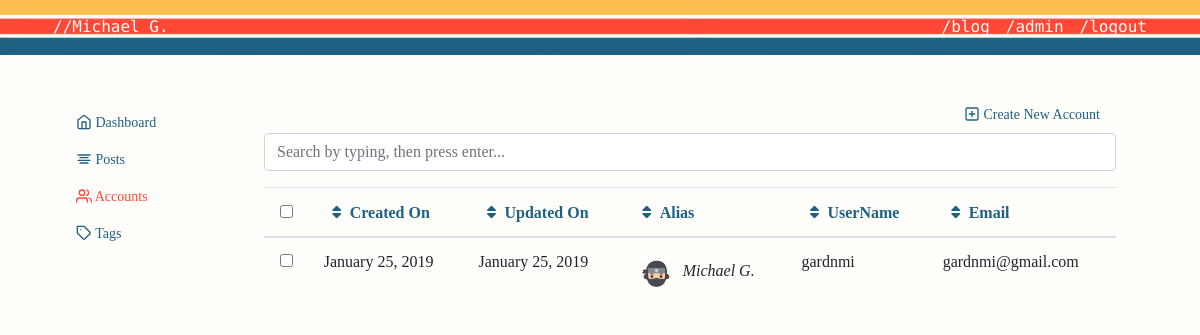
The app's page /admin/users (signed in) with its own data.
### personal_blog/models.py (models this page shows, shortened)
class User(ResourceMixin, UserMixin, db.Model):
    id = db.Column(db.Integer, primary_key=True)
    username = db.Column(db.String(20), unique=True, nullable=False)
    alias = db.Column(db.String(20), unique=True, nullable=False)
    email = db.Column(db.String(120), unique=True, nullable=False)
    image_file = db.Column(db.String(20), nullable=False, default='default.jpg')
    password = db.Column(db.String(60), nullable=False)
    posts = db.relationship('Post', backref='author', lazy=True)

### personal_blog/views.py (the view)
@app.route("/admin/users", methods=['GET', 'POST'])
@login_required
def admin_users():
    search_form = SearchForm()
    bulk_form = BulkDeleteForm()
    sort_by = User.sort_by(request.args.get('sort', 'created_on'),
                           request.args.get('direction', 'desc'))
    order_values = '{0} {1}'.format(sort_by[0], sort_by[1])
    search = '%{0}%'.format(request.args.get('q', ''))
    users = User.query \
        .filter(or_(User.alias.ilike(search), User.username.ilike(search))) \
        .order_by(text(order_values)).all()
    return render_template('admin_users.html', form=search_form, bulk_form=bulk_form, users=users, title='Users')

### personal_blog/forms.py
class SearchForm(FlaskForm):
    q = StringField('Search terms', validators=[Optional(), Length(1, 256)])

class BulkDeleteForm(FlaskForm):
    scope = SelectField('Privileges',
                        choices=[('all_selected_items', 'All selected items'),
                                 ('all_search_results', 'All search results')],
                        validators=[DataRequired()]
                        )

### personal_blog/lib/util_sqlalchemy.py (called while the page is built)
    @classmethod
    def sort_by(cls, field, direction):
        if field not in cls.__table__.columns:
            field = 'created_on'
        if direction not in ('asc', 'desc'):
            direction = 'asc'
        return field, direction

### personal_blog/models.py (called while the page is built)
@login_manager.user_loader
def load_user(user_id):
    return User.query.get(int(user_id))

### personal_blog/templates/admin_users.html (shortened to what this page needs)
{% extends "admin.html" %}
{% block admin %}
<a class= "nav-link" href="{{ url_for('register') }}" id= "create"> <span data-feather="plus-square"></span> Create New Account </a>
  <form action="{{ url_for('admin_users') }}" method="get"
        id="" class="" role="form">
    <div class="form-group">
      <input type="text" class="form-control"
             id="q" name="q" value="{{ request.args.get('q', '') }}"
             placeholder="Search by typing, then press enter...">
    </div>
  </form>
  {% if users.total == 0 %}
    <h3>No results found</h3>
    {% if request.args.get('q') %}
      <p>Try limiting or removing your search terms.</p>
    {% else %}
      <p>There are no users present,
         you should <a href="{{ url_for('') }}">sign up</a>.</p>
    {% endif %}
  {% else %}
  <form action="{{ url_for('admin_users_bulk_delete') }}" method="post"
        id="" class="" role="form">
      <table class="table">
        <thead>
          <tr>
            <th>
              <input id="select_all" name="select_all" type="checkbox">
            </th>
            <th class="col-header">
              {% set sort = request.args.get('sort', None) %}
              {% set direction = request.args.get('direction', 'asc') %}
              {% set q = request.args.get('q', '') %}
              {% set field = 'created_on' %}
              {% set label = 'Created On' %}
              {% if sort == field and direction == 'asc' %}
                {% set css = "fas fa-sort-down" %}
                {% set direction = 'desc' %}
              {% elif sort == field and direction == 'desc' %}
                {% set css = "fas fa-sort-up" %}
                {% set direction = 'asc' %}
              {% else %}
                {% set css = "fas fa-sort" %}
              {% endif %}
            <a class="{{ css }}" href="{{ url_for('admin_users',
                                          q=q,
                                          sort=field,
                                          direction=direction,
                                          **request.view_args) }}">{{ label }}</a>
            </th>
            <th class="col-header">
              {% set sort = request.args.get('sort', None) %}
              {% set direction = request.args.get('direction', 'asc') %}
              {% set q = request.args.get('q', '') %}
              {% set field = 'updated_on' %}
              {% set label = 'Updated On' %}
              {% if sort == field and direction == 'asc' %}
                {% set css = "fas fa-sort-down" %}
                {% set direction = 'desc' %}
              {% elif sort == field and direction == 'desc' %}
                {% set css = "fas fa-sort-up" %}
                {% set direction = 'asc' %}
              {% else %}
                {% set css = "fas fa-sort" %}
              {% endif %}
            <a class="{{ css }}" href="{{ url_for('admin_users',
                                          q=q,
                                          sort=field,
                                          direction=direction,
                                          **request.view_args) }}">{{ label }}</a>
            </th>
            <th class="col-header">
              {% set sort = request.args.get('sort', None) %}
              {% set direction = request.args.get('direction', 'asc') %}
              {% set q = request.args.get('q', '') %}
              {% set field = 'alias' %}
              {% set label = 'Alias' %}
              {% if sort == field and direction == 'asc' %}
                {% set css = "fas fa-sort-down" %}
                {% set direction = 'desc' %}
              {% elif sort == field and direction == 'desc' %}
                {% set css = "fas fa-sort-up" %}
                {% set direction = 'asc' %}
              {% else %}
                {% set css = "fas fa-sort" %}
              {% endif %}
            <a class="{{ css }}" href="{{ url_for('admin_users',
                                          q=q,
                                          sort=field,
                                          direction=direction,
                                          **request.view_args) }}">{{ label }}</a>
            </th>
            <th class="col-header">
              {% set sort = request.args.get('sort', None) %}
              {% set direction = request.args.get('direction', 'asc') %}
              {% set q = request.args.get('q', '') %}
              {% set field = 'username' %}
              {% set label = 'UserName' %}
              {% if sort == field and direction == 'asc' %}
                {% set css = "fas fa-sort-down" %}
                {% set direction = 'desc' %}
              {% elif sort == field and direction == 'desc' %}
                {% set css = "fas fa-sort-up" %}
                {% set direction = 'asc' %}
              {% else %}
                {% set css = "fas fa-sort" %}
              {% endif %}
            <a class="{{ css }}" href="{{ url_for('admin_users',
                                          q=q,
                                          sort=field,
                                          direction=direction,
                                          **request.view_args) }}">{{ label }}</a>
            </th>
            <th class="col-header">
              {% set sort = request.args.get('sort', None) %}
              {% set direction = request.args.get('direction', 'asc') %}
              {% set q = request.args.get('q', '') %}
              {% set field = 'email' %}
              {% set label = 'Email' %}
              {% if sort == field and direction == 'asc' %}
                {% set css = "fas fa-sort-down" %}
                {% set direction = 'desc' %}
              {% elif sort == field and direction == 'desc' %}
                {% set css = "fas fa-sort-up" %}
                {% set direction = 'asc' %}
              {% else %}
                {% set css = "fas fa-sort" %}
              {% endif %}
            <a class="{{ css }}" href="{{ url_for('admin_users',
                                          q=q,
                                          sort=field,
                                          direction=direction,
                                          **request.view_args) }}">{{ label }}</a>
            </th>
          </tr>
        </thead>
        <tbody>
        {% for user in users %}
          <tr>
            <td>
              <input class="checkbox-item" id="bulk_ids" name="bulk_ids"
                     type="checkbox" value="{{ user.id }}">
            </td>
            <td>
                {{ user.created_on.strftime('%B %d, %Y') }}
            </td>
             <td>
                {{ user.updated_on.strftime('%B %d, %Y') }}
            </td>
            <td>
                <div class="pull-left">
                  <i><img class="img-fluid rounded-circle article-img"
                          src="{{ url_for('static', filename='images/profile/' + user.image_file) }}" >
                          {{ user.alias }}
                  </i>
                </div>
            </td>
            <td>
                {{ user.username }}
            </td>
            <td>
                {{ user.email }}
            </td>
          </tr>
        {% endfor %}
        </tbody>
      </table>
    </form>
  {% endif %}
{% endblock admin %}

### personal_blog/static/main.css (style rules this page uses)
a { color: #1d6184; }
body { background: #fffefa; color: #333333; margin-top: 5rem; font-family: 'Zilla Slab', serif; font-weight: 400; font-style: normal; }
.article-img { width: 45px; padding: .5rem ; }
.feather { width: 16px; height: 16px; vertical-align: text-bottom; }
.nav-link { display: block; padding: .5rem 1rem; text-align: left; }
#create { font-weight: 500; font-size: .875rem; text-align: right; }
.fa-sort:before { content: "\f0dc"; padding: .5rem ; }

### records on screen
User: created_on "January 25, 2019", updated_on "January 25, 2019", image_file (placeholder picture), alias "Michael G.", username "gardnmi", email "gardnmi@gmail.com"

### other values on screen
{{ label }} "Created On"
{{ label }} "Updated On"
{{ label }} "Alias"
{{ label }} "UserName"
{{ label }} "Email"
